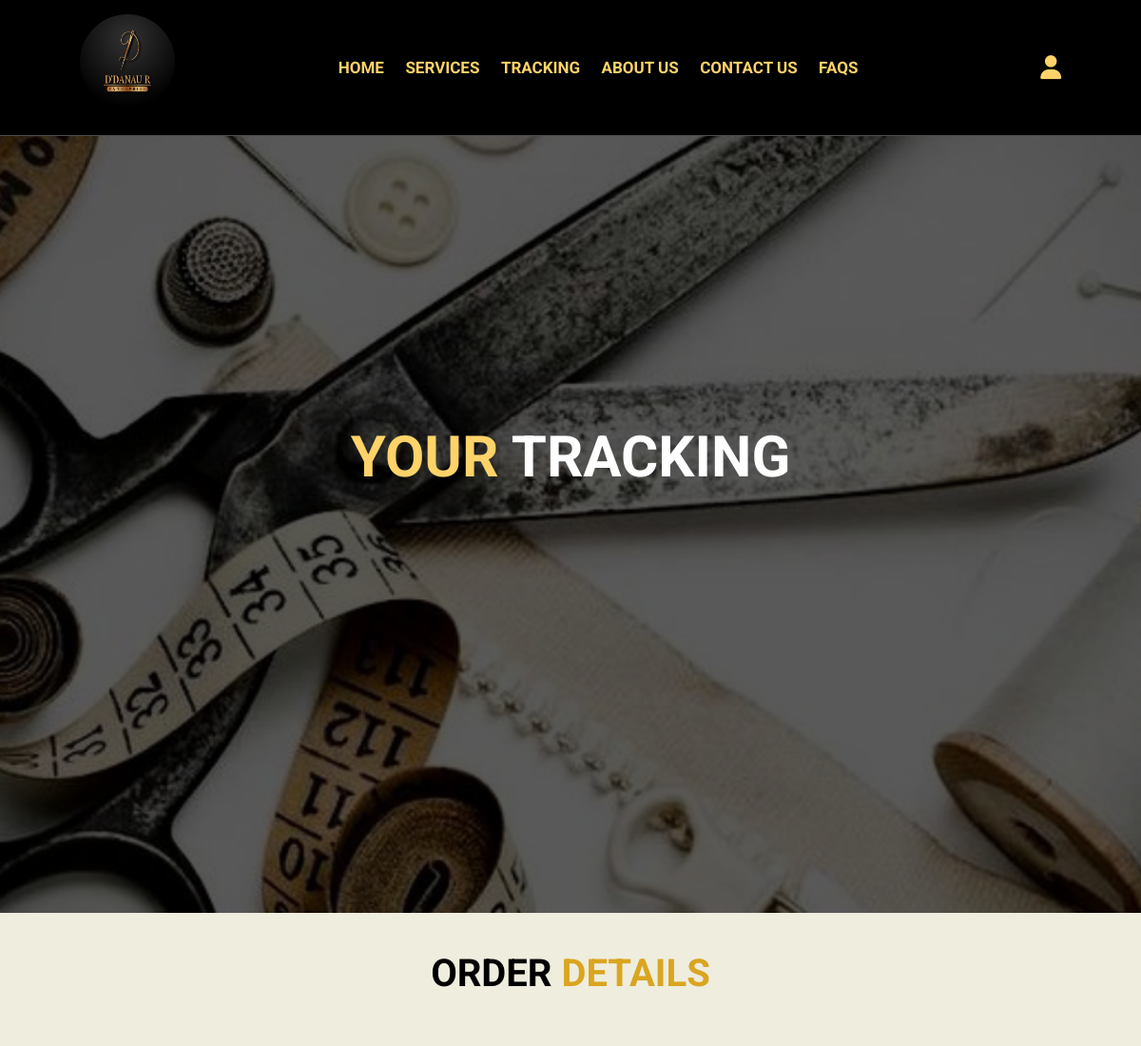
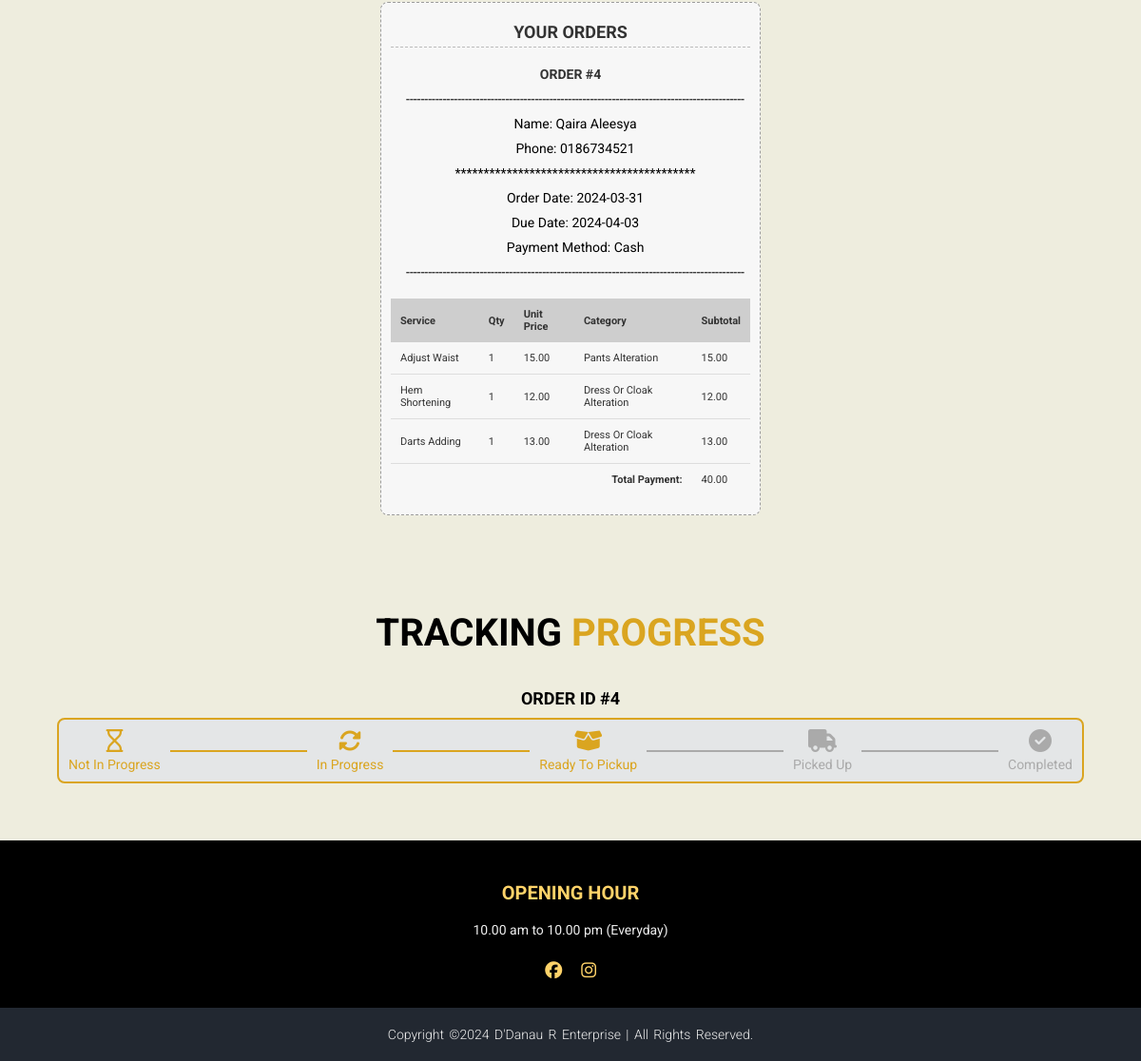
Page /user/tracking.php (signed in) on the committed database (2 pictures, top to bottom).
### tables this page shows
CREATE TABLE `orders` (
  `order_id` int(11) NOT NULL,
  `customer_id` int(11) DEFAULT NULL,
  `order_date` date DEFAULT NULL,
  `due_date` date DEFAULT NULL,
  `payment_method` varchar(255) DEFAULT NULL,
  `status` varchar(255) DEFAULT NULL
);

CREATE TABLE `services` (
  `id` int(11) NOT NULL,
  `category_id` int(11) DEFAULT NULL,
  `name` varchar(255) NOT NULL,
  `price` decimal(10,2) DEFAULT NULL
);

CREATE TABLE `order_details` (
  `order_detail_id` int(11) NOT NULL,
  `order_id` int(11) DEFAULT NULL,
  `service_id` int(11) DEFAULT NULL,
  `quantity` int(11) DEFAULT NULL
);

CREATE TABLE `categories` (
  `id` int(11) NOT NULL,
  `name` varchar(255) NOT NULL
);

### user/tracking.php (the view, shortened to what this page needs)
<?php
include '../component/connect.php';
$userId = $_SESSION['user_id'];
$query = "SELECT
    o.order_id,
    o.order_date,
    o.due_date,
    o.payment_method,
    o.status,
    s.name AS service_name,
    od.quantity,
    c.name AS category_name,
    (od.quantity * s.price) AS service_payment,
    ur.user_name AS customer_name,
    ur.user_phone AS customer_phone
FROM orders o
JOIN order_details od ON o.order_id = od.order_id
JOIN services s ON od.service_id = s.id
JOIN categories c ON s.category_id = c.id
JOIN user_registration ur ON o.customer_id = ur.id
WHERE o.customer_id = ?
ORDER BY o.order_date DESC, o.order_id, s.id";
if ($stmt = mysqli_prepare($conn, $query)) {
    mysqli_stmt_bind_param($stmt, "i", $userId);
    mysqli_stmt_execute($stmt);
    $result = mysqli_stmt_get_result($stmt);
    $orders = [];
    while ($row = mysqli_fetch_assoc($result)) {
        $orders[$row['order_id']]['details'][] = $row;
        $orders[$row['order_id']]['order_date'] = $row['order_date'];
        $orders[$row['order_id']]['due_date'] = $row['due_date'];
        $orders[$row['order_id']]['payment_method'] = $row['payment_method'];
        $orders[$row['order_id']]['customer_name'] = $row['customer_name'];
        $orders[$row['order_id']]['customer_phone'] = $row['customer_phone'];
        $orders[$row['order_id']]['status'] = $row['status'];
        $orders[$row['order_id']]['total_payment'] = ($orders[$row['order_id']]['total_payment'] ?? 0) + $row['service_payment'];
    }
} else {
    echo "Error preparing the query.";
}
?>
<!DOCTYPE html>
<html>
<head>
    <link rel="stylesheet" href="https://cdnjs.cloudflare.com/ajax/libs/font-awesome/6.4.2/css/all.min.css">
    <link rel="stylesheet" href="https://unpkg.com/swiper@7/swiper-bundle.min.css"/>
    <link rel="stylesheet" href="tracking.css" />
</head>
<body>
    <header class="header">
        <a href="index.php" class="logo">
            <img src="../pics/logo.jpeg" width = "100" alt="" />
        </a>
        <nav class="navbar">
            <a href="index.php">home</a>
            <a href="services.php">services</a>
            <?php if (isset($_SESSION['user_logged_in']) && $_SESSION['user_logged_in'] === true): ?>
                <a href="tracking.php">tracking</a>
            <?php endif; ?>
            <a href="aboutUs.php">about us</a>
            <a href="contactUs.php">contact Us</a>
            <a href="FAQs.php">FAQs</a>
        </nav>
        <div class="icons">
            <div class="fas fa-user" id="login-icon"></div>
        </div>
    </header>
    <section class="home-track" id="home-track">
        <div class="content-track">
            <h1 class="heading"> <span>your</span> tracking </h1>
        </div>
    </section>
    <section class="tracking-dtl" id="tracking-dtl">
        <h1 class="heading"> Order <span>Details</span></h1>
        <?php if(!empty($orders)): ?>
            <div class="order-details">
                <h2>YOUR ORDERS</h2>
                <?php foreach($orders as $order_id => $order): ?>
                    <h3>ORDER #<?= htmlspecialchars($order_id) ?></h3>
                    <p>--------------------------------------------------------------------------------------------</p>
                    <p>Name: <?= htmlspecialchars($order['customer_name']) ?></p>
                    <p>Phone: <?= htmlspecialchars($order['customer_phone']) ?></p>
                    <p>******************************************</p>
                    <p>Order Date: <?= htmlspecialchars($order['order_date']) ?></p>
                    <p>Due Date: <?= htmlspecialchars($order['due_date']) ?></p>
                    <p>Payment Method: <?= htmlspecialchars($order['payment_method']) ?></p>
                    <p>--------------------------------------------------------------------------------------------</p>
                    <table>
                        <thead>
                            <tr>
                                <th>Service</th>
                                <th>Qty</th>
                                <th>Unit Price</th>
                                <th>Category</th>
                                <th>Subtotal</th>
                            </tr>
                        </thead>
                        <tbody>
                            <?php foreach($order['details'] as $detail): ?>
                                <tr>
                                    <td><?= htmlspecialchars($detail['service_name']) ?></td>
                                    <td><?= htmlspecialchars($detail['quantity']) ?></td>
                                    <td><?= htmlspecialchars(number_format($detail['service_payment'] / $detail['quantity'], 2)) ?></td>
                                    <td><?= htmlspecialchars($detail['category_name']) ?></td>
                                    <td><?= htmlspecialchars(number_format($detail['service_payment'], 2)) ?></td>
                                </tr>
                            <?php endforeach; ?>
                            <tr>
                                <td colspan="4" style="text-align: right;"><strong>Total Payment:</strong></td>
                                <td><?= htmlspecialchars(number_format($order['total_payment'], 2)) ?></td>
                            </tr>
                        </tbody>
                    </table>
                <?php endforeach; ?>
            </div>
        <?php else: ?>
            <p>Sorry, currently you have no orders.</p>
        <?php endif; ?>
    </section>
    <section class="tracking-prog" id="tracking-prog">
    <h1 class="heading">Tracking <span>Progress</span></h1>
    <?php foreach($orders as $order_id => $order): ?>
    <div class="order-status">
        <h3>Order ID #<?= htmlspecialchars($order_id) ?></h3>
        <div class="progress-bar-container">
            <?php
            $statuses = ['Not in Progress', 'In Progress', 'Ready to Pickup', 'Picked Up', 'Completed'];
            $statusIcons = [
                'Not in Progress' => 'far fa-hourglass',
                'In Progress' => 'fas fa-sync-alt',
                'Ready to Pickup' => 'fas fa-box-open',
                'Picked Up' => 'fas fa-truck',
                'Completed' => 'fas fa-check-circle'
            ];
            $currentStatus = $order['status'];
            $currentIndex = array_search($currentStatus, $statuses);
            ?>
            <div class="progress-bar">
                <?php foreach($statuses as $index => $status): ?>
                    <div class="progress-step <?= $index <= $currentIndex ? 'active' : '' ?>">
                        <i class="<?= $statusIcons[$status] ?>"></i>
                        <p><?= htmlspecialchars($status) ?></p>
                    </div>
                    <?php if($index < count($statuses) - 1): ?>
                        <div class="progress-bar-line <?= $index < $currentIndex ? 'filled' : '' ?>"></div>
                    <?php endif; ?>
                <?php endforeach; ?>
            </div>
        </div>
    </div>
    <?php endforeach; ?>
</section>
    <footer>
        <div class = "footer-content">
            <h3>Opening Hour</h3>
            <p>10.00 am to 10.00 pm (Everyday)</p>
            <ul class = "socials">
                <li><a href="https://www.facebook.com/sitiayu21?mibextid=LQQJ4d" class="fa-brands fa-facebook"></a></li>
                <li><a href="https://www.facebook.com/sitiayu21?mibextid=LQQJ4d" class="fa-brands fa-instagram"></a></li>
            </ul>
        </div>
        <div class = "footer-bottom">
            <p>copyright &copy;2024 D'Danau R Enterprise | All rights reserved.</p>
        </div>
    </footer>
</body>
</html>

### rows in the picture
orders: services.name "Adjust Waist", order_details.quantity "1", quantity "15.00", categories.name "Pants Alteration", service_payment "15.00", services.name "Hem Shortening", quantity "12.00", categories.name "Dress Or Cloak Alteration", service_payment "12.00", services.name "Darts Adding", quantity "13.00", service_payment "13.00"

### other values in the picture
$order_id "4"
$order['customer_name'] "Qaira Aleesya"
$order['customer_phone'] "0186734521"
$order['order_date'] "2024-03-31"
$order['due_date'] "2024-04-03"
$order['payment_method'] "Cash"
$order['total_payment'] "40.00"
$status "Not In Progress"
$status "In Progress"
$status "Ready To Pickup"
$status "Picked Up"
$status "Completed"
